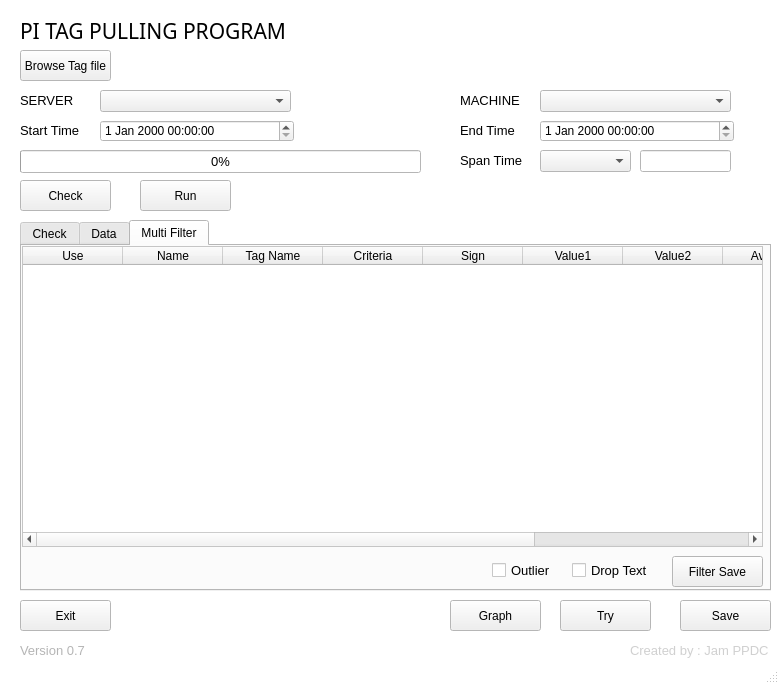
<?xml version="1.0" encoding="UTF-8"?>
<ui version="4.0">
 <class>MainWindow</class>
 <widget class="QMainWindow" name="MainWindow">
  <property name="enabled">
   <bool>true</bool>
  </property>
  <property name="geometry">
   <rect>
    <x>0</x>
    <y>0</y>
    <width>779</width>
    <height>684</height>
   </rect>
  </property>
  <property name="sizePolicy">
   <sizepolicy hsizetype="Maximum" vsizetype="Maximum">
    <horstretch>0</horstretch>
    <verstretch>0</verstretch>
   </sizepolicy>
  </property>
  <property name="minimumSize">
   <size>
    <width>779</width>
    <height>684</height>
   </size>
  </property>
  <property name="maximumSize">
   <size>
    <width>779</width>
    <height>684</height>
   </size>
  </property>
  <property name="baseSize">
   <size>
    <width>800</width>
    <height>700</height>
   </size>
  </property>
  <property name="palette">
   <palette>
    <active>
     <colorrole role="Base">
      <brush brushstyle="SolidPattern">
       <color alpha="255">
        <red>255</red>
        <green>255</green>
        <blue>255</blue>
       </color>
      </brush>
     </colorrole>
     <colorrole role="Window">
      <brush brushstyle="SolidPattern">
       <color alpha="255">
        <red>255</red>
        <green>255</green>
        <blue>255</blue>
       </color>
      </brush>
     </colorrole>
    </active>
    <inactive>
     <colorrole role="Base">
      <brush brushstyle="SolidPattern">
       <color alpha="255">
        <red>255</red>
        <green>255</green>
        <blue>255</blue>
       </color>
      </brush>
     </colorrole>
     <colorrole role="Window">
      <brush brushstyle="SolidPattern">
       <color alpha="255">
        <red>255</red>
        <green>255</green>
        <blue>255</blue>
       </color>
      </brush>
     </colorrole>
    </inactive>
    <disabled>
     <colorrole role="Base">
      <brush brushstyle="SolidPattern">
       <color alpha="255">
        <red>255</red>
        <green>255</green>
        <blue>255</blue>
       </color>
      </brush>
     </colorrole>
     <colorrole role="Window">
      <brush brushstyle="SolidPattern">
       <color alpha="255">
        <red>255</red>
        <green>255</green>
        <blue>255</blue>
       </color>
      </brush>
     </colorrole>
    </disabled>
   </palette>
  </property>
  <property name="windowTitle">
   <string>MainWindow</string>
  </property>
  <property name="animated">
   <bool>true</bool>
  </property>
  <property name="tabShape">
   <enum>QTabWidget::Rounded</enum>
  </property>
  <property name="dockOptions">
   <set>QMainWindow::AllowTabbedDocks|QMainWindow::AnimatedDocks</set>
  </property>
  <widget class="QWidget" name="centralwidget">
   <widget class="QLabel" name="label">
    <property name="geometry">
     <rect>
      <x>20</x>
      <y>120</y>
      <width>81</width>
      <height>21</height>
     </rect>
    </property>
    <property name="font">
     <font>
      <family>MS Shell Dlg 2</family>
      <pointsize>10</pointsize>
     </font>
    </property>
    <property name="text">
     <string>Start Time</string>
    </property>
   </widget>
   <widget class="QLabel" name="label_2">
    <property name="geometry">
     <rect>
      <x>460</x>
      <y>120</y>
      <width>71</width>
      <height>21</height>
     </rect>
    </property>
    <property name="font">
     <font>
      <family>MS Shell Dlg 2</family>
      <pointsize>10</pointsize>
     </font>
    </property>
    <property name="text">
     <string>End Time</string>
    </property>
   </widget>
   <widget class="QLabel" name="label_3">
    <property name="geometry">
     <rect>
      <x>20</x>
      <y>10</y>
      <width>271</width>
      <height>41</height>
     </rect>
    </property>
    <property name="font">
     <font>
      <family>SCG</family>
      <pointsize>16</pointsize>
     </font>
    </property>
    <property name="text">
     <string>PI TAG PULLING PROGRAM </string>
    </property>
   </widget>
   <widget class="QPushButton" name="pushButton">
    <property name="enabled">
     <bool>true</bool>
    </property>
    <property name="geometry">
     <rect>
      <x>140</x>
      <y>180</y>
      <width>91</width>
      <height>31</height>
     </rect>
    </property>
    <property name="text">
     <string>Run</string>
    </property>
   </widget>
   <widget class="QDateTimeEdit" name="dateTimeEdit">
    <property name="geometry">
     <rect>
      <x>100</x>
      <y>120</y>
      <width>194</width>
      <height>22</height>
     </rect>
    </property>
   </widget>
   <widget class="QDateTimeEdit" name="dateTimeEdit_2">
    <property name="geometry">
     <rect>
      <x>540</x>
      <y>120</y>
      <width>194</width>
      <height>22</height>
     </rect>
    </property>
   </widget>
   <widget class="QPushButton" name="pushButton2">
    <property name="geometry">
     <rect>
      <x>20</x>
      <y>600</y>
      <width>91</width>
      <height>31</height>
     </rect>
    </property>
    <property name="text">
     <string>Exit</string>
    </property>
   </widget>
   <widget class="QLabel" name="label_4">
    <property name="geometry">
     <rect>
      <x>260</x>
      <y>180</y>
      <width>301</width>
      <height>31</height>
     </rect>
    </property>
    <property name="font">
     <font>
      <underline>false</underline>
     </font>
    </property>
    <property name="autoFillBackground">
     <bool>false</bool>
    </property>
    <property name="text">
     <string/>
    </property>
    <property name="openExternalLinks">
     <bool>false</bool>
    </property>
   </widget>
   <widget class="QComboBox" name="Server">
    <property name="geometry">
     <rect>
      <x>100</x>
      <y>90</y>
      <width>191</width>
      <height>22</height>
     </rect>
    </property>
   </widget>
   <widget class="QComboBox" name="Machine">
    <property name="geometry">
     <rect>
      <x>540</x>
      <y>90</y>
      <width>191</width>
      <height>22</height>
     </rect>
    </property>
   </widget>
   <widget class="QLabel" name="label_5">
    <property name="geometry">
     <rect>
      <x>20</x>
      <y>90</y>
      <width>81</width>
      <height>21</height>
     </rect>
    </property>
    <property name="font">
     <font>
      <family>MS Shell Dlg 2</family>
      <pointsize>10</pointsize>
     </font>
    </property>
    <property name="text">
     <string>SERVER</string>
    </property>
   </widget>
   <widget class="QLabel" name="label_6">
    <property name="geometry">
     <rect>
      <x>460</x>
      <y>90</y>
      <width>71</width>
      <height>21</height>
     </rect>
    </property>
    <property name="font">
     <font>
      <family>MS Shell Dlg 2</family>
      <pointsize>10</pointsize>
     </font>
    </property>
    <property name="text">
     <string>MACHINE</string>
    </property>
   </widget>
   <widget class="QLabel" name="label_7">
    <property name="geometry">
     <rect>
      <x>460</x>
      <y>150</y>
      <width>81</width>
      <height>21</height>
     </rect>
    </property>
    <property name="font">
     <font>
      <family>MS Shell Dlg 2</family>
      <pointsize>10</pointsize>
     </font>
    </property>
    <property name="text">
     <string>Span Time</string>
    </property>
   </widget>
   <widget class="QPushButton" name="Try">
    <property name="geometry">
     <rect>
      <x>560</x>
      <y>600</y>
      <width>91</width>
      <height>31</height>
     </rect>
    </property>
    <property name="text">
     <string>Try</string>
    </property>
   </widget>
   <widget class="QLineEdit" name="lineEdit">
    <property name="geometry">
     <rect>
      <x>640</x>
      <y>150</y>
      <width>91</width>
      <height>22</height>
     </rect>
    </property>
   </widget>
   <widget class="QTabWidget" name="tabWidget">
    <property name="geometry">
     <rect>
      <x>20</x>
      <y>220</y>
      <width>751</width>
      <height>371</height>
     </rect>
    </property>
    <property name="currentIndex">
     <number>2</number>
    </property>
    <property name="usesScrollButtons">
     <bool>true</bool>
    </property>
    <property name="documentMode">
     <bool>false</bool>
    </property>
    <property name="tabsClosable">
     <bool>false</bool>
    </property>
    <property name="tabBarAutoHide">
     <bool>false</bool>
    </property>
    <widget class="QWidget" name="tab">
     <attribute name="title">
      <string>Check</string>
     </attribute>
     <widget class="QTableWidget" name="tableWidget">
      <property name="geometry">
       <rect>
        <x>0</x>
        <y>0</y>
        <width>741</width>
        <height>341</height>
       </rect>
      </property>
     </widget>
    </widget>
    <widget class="QWidget" name="tab_2">
     <attribute name="title">
      <string>Data</string>
     </attribute>
     <widget class="QTableWidget" name="tableWidget_2">
      <property name="geometry">
       <rect>
        <x>0</x>
        <y>0</y>
        <width>441</width>
        <height>341</height>
       </rect>
      </property>
     </widget>
     <widget class="QComboBox" name="CriteriaBox">
      <property name="geometry">
       <rect>
        <x>550</x>
        <y>90</y>
        <width>171</width>
        <height>22</height>
       </rect>
      </property>
     </widget>
     <widget class="QLabel" name="label_10">
      <property name="geometry">
       <rect>
        <x>470</x>
        <y>90</y>
        <width>81</width>
        <height>21</height>
       </rect>
      </property>
      <property name="font">
       <font>
        <family>MS Shell Dlg 2</family>
        <pointsize>10</pointsize>
       </font>
      </property>
      <property name="text">
       <string>Criteria</string>
      </property>
     </widget>
     <widget class="QLineEdit" name="Value2">
      <property name="geometry">
       <rect>
        <x>650</x>
        <y>130</y>
        <width>71</width>
        <height>22</height>
       </rect>
      </property>
      <property name="text">
       <string>0</string>
      </property>
      <property name="alignment">
       <set>Qt::AlignRight|Qt::AlignTrailing|Qt::AlignVCenter</set>
      </property>
     </widget>
     <widget class="QComboBox" name="VariableBox">
      <property name="geometry">
       <rect>
        <x>550</x>
        <y>50</y>
        <width>171</width>
        <height>22</height>
       </rect>
      </property>
      <property name="mouseTracking">
       <bool>false</bool>
      </property>
     </widget>
     <widget class="QCheckBox" name="SDCheck">
      <property name="geometry">
       <rect>
        <x>470</x>
        <y>200</y>
        <width>70</width>
        <height>17</height>
       </rect>
      </property>
      <property name="font">
       <font>
        <pointsize>10</pointsize>
       </font>
      </property>
      <property name="text">
       <string>SD</string>
      </property>
     </widget>
     <widget class="QCheckBox" name="AvgCheck">
      <property name="geometry">
       <rect>
        <x>470</x>
        <y>170</y>
        <width>70</width>
        <height>17</height>
       </rect>
      </property>
      <property name="font">
       <font>
        <pointsize>10</pointsize>
       </font>
      </property>
      <property name="text">
       <string>Average</string>
      </property>
     </widget>
     <widget class="QLineEdit" name="Value1">
      <property name="geometry">
       <rect>
        <x>550</x>
        <y>130</y>
        <width>71</width>
        <height>22</height>
       </rect>
      </property>
      <property name="text">
       <string>0</string>
      </property>
      <property name="alignment">
       <set>Qt::AlignRight|Qt::AlignTrailing|Qt::AlignVCenter</set>
      </property>
     </widget>
     <widget class="QCheckBox" name="FilterCheck">
      <property name="geometry">
       <rect>
        <x>670</x>
        <y>270</y>
        <width>61</width>
        <height>31</height>
       </rect>
      </property>
      <property name="font">
       <font>
        <pointsize>10</pointsize>
       </font>
      </property>
      <property name="text">
       <string>Single</string>
      </property>
     </widget>
     <widget class="QLabel" name="label_9">
      <property name="geometry">
       <rect>
        <x>470</x>
        <y>50</y>
        <width>81</width>
        <height>21</height>
       </rect>
      </property>
      <property name="font">
       <font>
        <family>MS Shell Dlg 2</family>
        <pointsize>10</pointsize>
       </font>
      </property>
      <property name="text">
       <string>Variable</string>
      </property>
     </widget>
     <widget class="QLabel" name="label_12">
      <property name="geometry">
       <rect>
        <x>470</x>
        <y>130</y>
        <width>71</width>
        <height>21</height>
       </rect>
      </property>
      <property name="font">
       <font>
        <family>MS Shell Dlg 2</family>
        <pointsize>10</pointsize>
       </font>
      </property>
      <property name="text">
       <string>Value</string>
      </property>
     </widget>
     <widget class="QLabel" name="label_13">
      <property name="geometry">
       <rect>
        <x>620</x>
        <y>130</y>
        <width>31</width>
        <height>21</height>
       </rect>
      </property>
      <property name="font">
       <font>
        <family>SCG</family>
        <pointsize>12</pointsize>
       </font>
      </property>
      <property name="text">
       <string>To</string>
      </property>
      <property name="alignment">
       <set>Qt::AlignCenter</set>
      </property>
     </widget>
     <widget class="QPushButton" name="FilRun">
      <property name="enabled">
       <bool>true</bool>
      </property>
      <property name="geometry">
       <rect>
        <x>470</x>
        <y>300</y>
        <width>91</width>
        <height>31</height>
       </rect>
      </property>
      <property name="text">
       <string>Filter Run</string>
      </property>
     </widget>
     <widget class="QLCDNumber" name="AvgNum">
      <property name="enabled">
       <bool>true</bool>
      </property>
      <property name="geometry">
       <rect>
        <x>550</x>
        <y>170</y>
        <width>71</width>
        <height>23</height>
       </rect>
      </property>
      <property name="segmentStyle">
       <enum>QLCDNumber::Flat</enum>
      </property>
      <property name="value" stdset="0">
       <double>0.000000000000000</double>
      </property>
      <property name="intValue" stdset="0">
       <number>0</number>
      </property>
     </widget>
     <widget class="QLCDNumber" name="SDNum">
      <property name="geometry">
       <rect>
        <x>550</x>
        <y>200</y>
        <width>71</width>
        <height>23</height>
       </rect>
      </property>
      <property name="segmentStyle">
       <enum>QLCDNumber::Flat</enum>
      </property>
     </widget>
     <widget class="QLabel" name="label_11">
      <property name="geometry">
       <rect>
        <x>470</x>
        <y>10</y>
        <width>251</width>
        <height>21</height>
       </rect>
      </property>
      <property name="font">
       <font>
        <family>MS Shell Dlg 2</family>
        <pointsize>12</pointsize>
       </font>
      </property>
      <property name="text">
       <string>----- Filter Mode -----</string>
      </property>
      <property name="alignment">
       <set>Qt::AlignCenter</set>
      </property>
     </widget>
     <widget class="QRadioButton" name="radioButton">
      <property name="geometry">
       <rect>
        <x>670</x>
        <y>310</y>
        <width>61</width>
        <height>17</height>
       </rect>
      </property>
      <property name="font">
       <font>
        <pointsize>10</pointsize>
       </font>
      </property>
      <property name="text">
       <string>Single</string>
      </property>
     </widget>
     <widget class="QPushButton" name="GraphShow">
      <property name="enabled">
       <bool>true</bool>
      </property>
      <property name="geometry">
       <rect>
        <x>470</x>
        <y>260</y>
        <width>91</width>
        <height>31</height>
       </rect>
      </property>
      <property name="text">
       <string>Show Graph</string>
      </property>
     </widget>
    </widget>
    <widget class="QWidget" name="tab_3">
     <attribute name="title">
      <string>Multi Filter</string>
     </attribute>
     <widget class="QTableWidget" name="tableWidget_3">
      <property name="geometry">
       <rect>
        <x>0</x>
        <y>0</y>
        <width>741</width>
        <height>301</height>
       </rect>
      </property>
      <column>
       <property name="text">
        <string>Use</string>
       </property>
      </column>
      <column>
       <property name="text">
        <string>Name</string>
       </property>
      </column>
      <column>
       <property name="text">
        <string>Tag Name</string>
       </property>
      </column>
      <column>
       <property name="text">
        <string>Criteria</string>
       </property>
      </column>
      <column>
       <property name="text">
        <string>Sign</string>
       </property>
      </column>
      <column>
       <property name="text">
        <string>Value1</string>
       </property>
      </column>
      <column>
       <property name="text">
        <string>Value2</string>
       </property>
      </column>
      <column>
       <property name="text">
        <string>Average</string>
       </property>
      </column>
      <column>
       <property name="text">
        <string>SD</string>
       </property>
      </column>
      <column>
       <property name="text">
        <string>Graph</string>
       </property>
      </column>
     </widget>
     <widget class="QPushButton" name="MulFilRun">
      <property name="enabled">
       <bool>true</bool>
      </property>
      <property name="geometry">
       <rect>
        <x>650</x>
        <y>310</y>
        <width>91</width>
        <height>31</height>
       </rect>
      </property>
      <property name="text">
       <string>Filter Save</string>
      </property>
     </widget>
     <widget class="QCheckBox" name="DropNa">
      <property name="geometry">
       <rect>
        <x>550</x>
        <y>309</y>
        <width>91</width>
        <height>31</height>
       </rect>
      </property>
      <property name="font">
       <font>
        <pointsize>10</pointsize>
       </font>
      </property>
      <property name="text">
       <string>Drop Text</string>
      </property>
     </widget>
     <widget class="QCheckBox" name="Outlier">
      <property name="geometry">
       <rect>
        <x>470</x>
        <y>309</y>
        <width>61</width>
        <height>31</height>
       </rect>
      </property>
      <property name="font">
       <font>
        <pointsize>10</pointsize>
       </font>
      </property>
      <property name="text">
       <string>Outlier</string>
      </property>
     </widget>
    </widget>
   </widget>
   <widget class="QPushButton" name="Savebutton">
    <property name="geometry">
     <rect>
      <x>680</x>
      <y>600</y>
      <width>91</width>
      <height>31</height>
     </rect>
    </property>
    <property name="text">
     <string>Save</string>
    </property>
   </widget>
   <widget class="QPushButton" name="Try_2">
    <property name="enabled">
     <bool>true</bool>
    </property>
    <property name="geometry">
     <rect>
      <x>20</x>
      <y>180</y>
      <width>91</width>
      <height>31</height>
     </rect>
    </property>
    <property name="text">
     <string>Check</string>
    </property>
   </widget>
   <widget class="QProgressBar" name="progressBar">
    <property name="geometry">
     <rect>
      <x>20</x>
      <y>150</y>
      <width>401</width>
      <height>23</height>
     </rect>
    </property>
    <property name="font">
     <font>
      <pointsize>10</pointsize>
     </font>
    </property>
    <property name="value">
     <number>0</number>
    </property>
   </widget>
   <widget class="QComboBox" name="Spanlist">
    <property name="geometry">
     <rect>
      <x>540</x>
      <y>150</y>
      <width>91</width>
      <height>22</height>
     </rect>
    </property>
   </widget>
   <widget class="QLabel" name="label_8">
    <property name="geometry">
     <rect>
      <x>530</x>
      <y>20</y>
      <width>201</width>
      <height>51</height>
     </rect>
    </property>
    <property name="text">
     <string/>
    </property>
    <property name="pixmap">
     <pixmap>Capture.JPG</pixmap>
    </property>
   </widget>
   <widget class="QPushButton" name="BrownFile">
    <property name="geometry">
     <rect>
      <x>20</x>
      <y>50</y>
      <width>91</width>
      <height>31</height>
     </rect>
    </property>
    <property name="text">
     <string>Browse Tag file</string>
    </property>
   </widget>
   <widget class="QLabel" name="fliepath">
    <property name="geometry">
     <rect>
      <x>120</x>
      <y>50</y>
      <width>401</width>
      <height>31</height>
     </rect>
    </property>
    <property name="font">
     <font>
      <underline>false</underline>
     </font>
    </property>
    <property name="autoFillBackground">
     <bool>false</bool>
    </property>
    <property name="text">
     <string/>
    </property>
    <property name="openExternalLinks">
     <bool>false</bool>
    </property>
   </widget>
   <widget class="QPushButton" name="GenGraph">
    <property name="geometry">
     <rect>
      <x>450</x>
      <y>600</y>
      <width>91</width>
      <height>31</height>
     </rect>
    </property>
    <property name="text">
     <string>Graph</string>
    </property>
   </widget>
   <widget class="QLabel" name="label_14">
    <property name="geometry">
     <rect>
      <x>630</x>
      <y>640</y>
      <width>141</width>
      <height>21</height>
     </rect>
    </property>
    <property name="font">
     <font>
      <family>MS Shell Dlg 2</family>
      <pointsize>10</pointsize>
     </font>
    </property>
    <property name="text">
     <string>&lt;html&gt;&lt;head/&gt;&lt;body&gt;&lt;p&gt;&lt;span style=&quot; color:#d0d0d0;&quot;&gt;Created by : Jam PPDC&lt;/span&gt;&lt;/p&gt;&lt;/body&gt;&lt;/html&gt;</string>
    </property>
    <property name="scaledContents">
     <bool>false</bool>
    </property>
   </widget>
   <widget class="QLabel" name="label_15">
    <property name="geometry">
     <rect>
      <x>20</x>
      <y>640</y>
      <width>141</width>
      <height>21</height>
     </rect>
    </property>
    <property name="font">
     <font>
      <family>MS Shell Dlg 2</family>
      <pointsize>10</pointsize>
     </font>
    </property>
    <property name="text">
     <string>&lt;html&gt;&lt;head/&gt;&lt;body&gt;&lt;p&gt;&lt;span style=&quot; color:#b5b5b5;&quot;&gt;Version 0.7&lt;/span&gt;&lt;/p&gt;&lt;/body&gt;&lt;/html&gt;</string>
    </property>
   </widget>
  </widget>
  <widget class="QMenuBar" name="menubar">
   <property name="geometry">
    <rect>
     <x>0</x>
     <y>0</y>
     <width>779</width>
     <height>21</height>
    </rect>
   </property>
  </widget>
  <widget class="QStatusBar" name="statusbar"/>
 </widget>
 <resources/>
 <connections/>
</ui>
